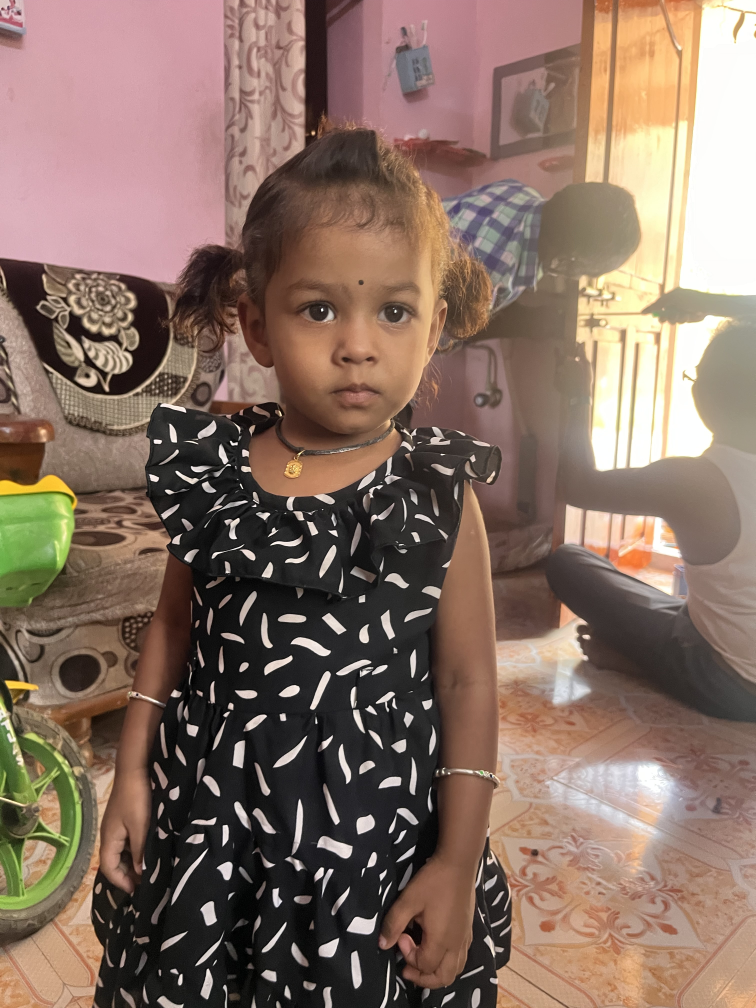
#> input picture uploads/IMG_2153.JPG, 3024 x 4032 px (shown at 1/4 size)
$ python -i recognize_face.py   (imports and definitions only)
#> lines starting #> are read from the running program, lines starting #| are printed output that depends on the picture
import cv2
import os

# Load trained model
recognizer = cv2.face.LBPHFaceRecognizer_create()
# [1 line not run here, left out]

# Labels
label_map = {
    0: "deepak",
    1: "narendra"
}

# Face detector
face_cascade = cv2.CascadeClassifier(
    cv2.data.haarcascades +
    'haarcascade_frontalface_default.xml'
)


def recognize_person(image_path):

#> called with image_path = 'uploads/IMG_2153.JPG'
    image = cv2.imread(image_path)
#> image is the input picture: shape (4032, 3024, 3); mean B, G, R 99.9, 112.6, 135.7

    if image is None:
        return "Unknown", "0%"

    gray = cv2.cvtColor(
        image,
        cv2.COLOR_BGR2GRAY
    )
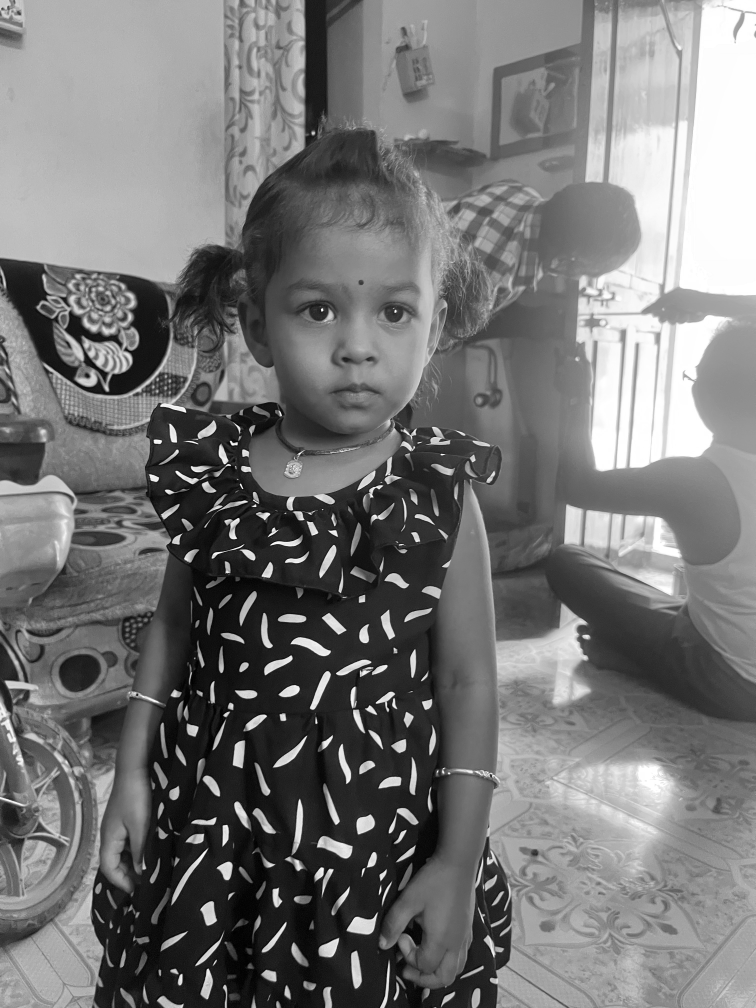
#> gray: shape (4032, 3024) (shown at 1/4 size); min 0, max 255, mean 118.1

    faces = face_cascade.detectMultiScale(
        gray,
        scaleFactor=1.2,
        minNeighbors=5
    )
#> faces = [[1035, 930, 810, 810]]

    for (x, y, w, h) in faces:

        face = gray[y:y+h, x:x+w]
        face = cv2.resize(face, (200, 200))

        label, confidence = recognizer.predict(face)

        confidence_score = round(
            100 - confidence
        )

        if confidence_score > 50:
            return (
                label_map[label],
                f"{confidence_score}%"
            )
#> this loop made 1 pass
#> pass 1, in recognize_person, `face = gray[y:y+h, x:x+w]`:
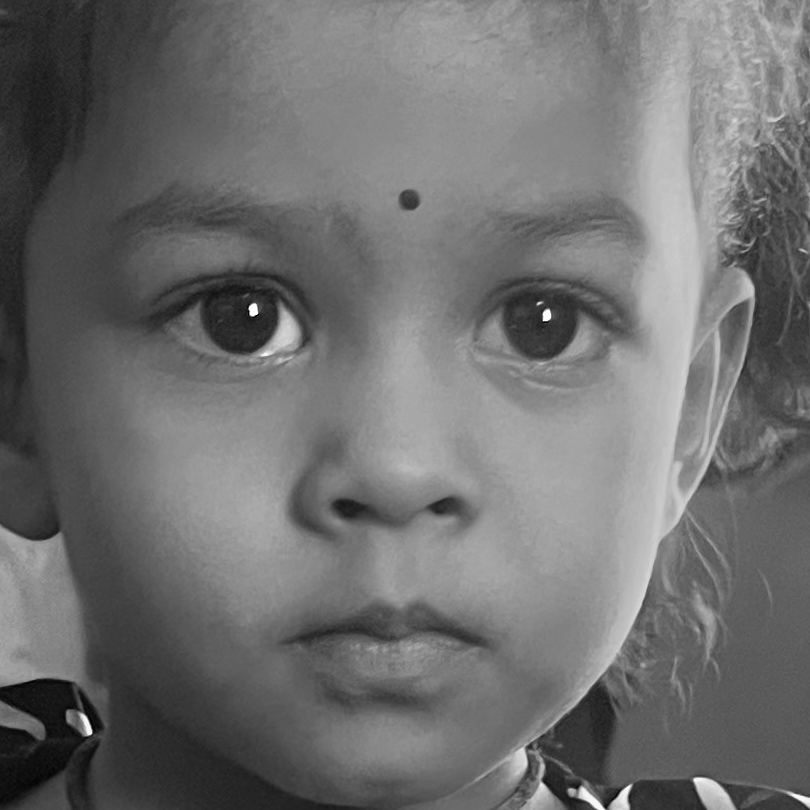
#> face: shape (810, 810); min 0, max 255, mean 110.9

    return "Unknown Person", "0%"

#> (the run stopped early here; a loop or call above may not have finished)
